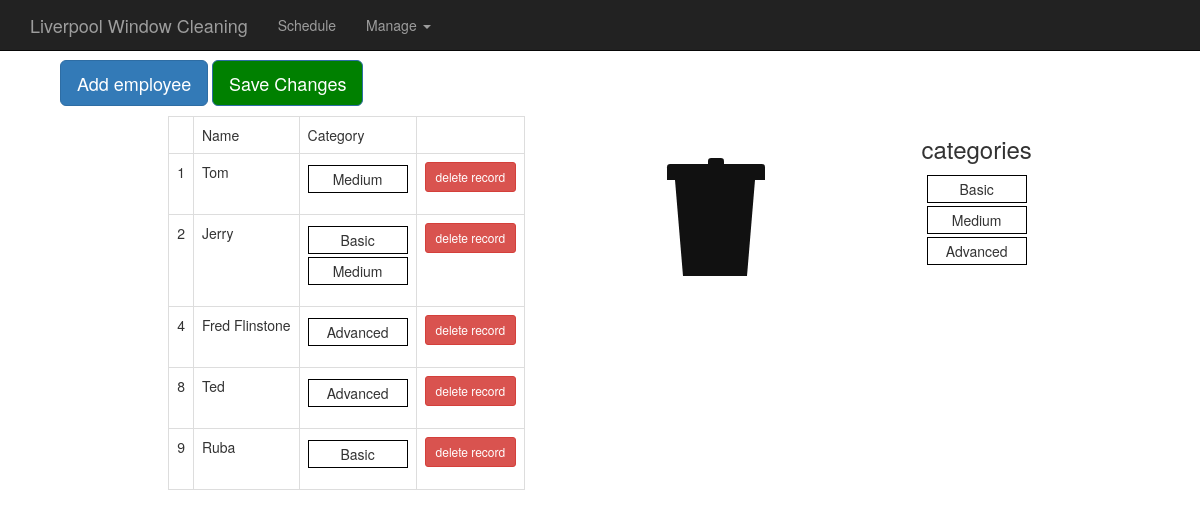
/employees, run on an earlier commit of the app's database.
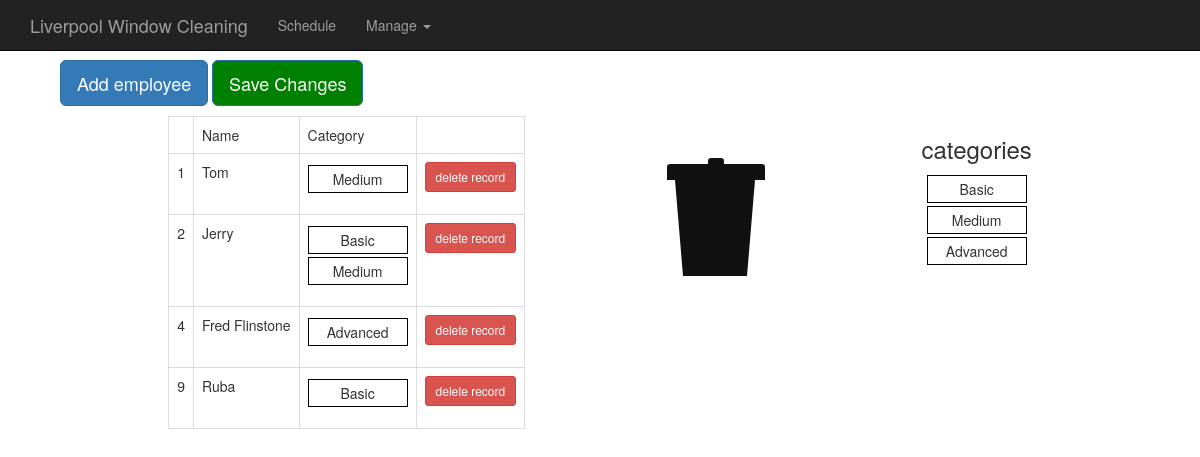
And on a later commit of the database.
### daily/models.py (models this page shows, shortened)
class Employee(models.Model):
  name = models.CharField(max_length=100)
  category = models.ManyToManyField(Category)

class Category(models.Model):
  name = models.CharField(max_length=100)

### daily/views.py (the view)
# urls.py: url(r'^employees', views.manage_employees, name="employees"),
def manage_employees(request):
  employees = Employee.objects.all()
  categories = Category.objects.all()
  context = {'employees': employees, 'cats': categories}
  return render(request, 'daily/employees.html', context)

### daily/templates/daily/employees.html (shortened to what this page needs)
{% extends 'daily/base.html' %}
{% load static %}
{% block content %}
        <div id="form-fields">
          <button type="button" class="btn btn-primary btn-lg"
            id="new-emp-button" onclick="addEmployee()">Add employee</button>
          <button type="button" class="btn btn-primary btn-lg"
            id="save-button" onclick="updateEmployees()">Save Changes</button>
        </div>
        <div class="h-box">
          <table class="table table-bordered" id="daily-table">
            <tbody>
              <tr>
                <td> </td>
                <td>Name</td>
                <td>Category</td>
                <td></td>
              </tr>
              {% for emp in employees.all %}
              <tr class="emp" id={{ emp.id }}>
                <td>{{ emp.id }}</td>
                <td class="emp-name-td">{{ emp.name }}</td>
                <td>
                  <ol class='sortable_with_drop cat_list'>
                    {% for cat in emp.category.all %}
                    <li class="flex-li cat">{{ cat.name }}</li>
                      {% endfor %}
                  </ol>
                </td>
                <td>
                  <button type="button" class="btn btn-sm btn-danger
                    delete">delete record</button>
                </td>
              </tr>
              {% endfor %}
            </tbody>
          </table>
          <ol class='trash category_trash'>
            <li>
                <div class="lid"></div>
                <div class="lidcap"></div>
                <div class="bin"></div>
                </li>
              </ol>
          <div class="v-box" id="sources">
            <div class="cats-list">
            <h3>categories</h3>
            <ol class='sortable_with_no_drop' id="cats-source">
              {% for cat in cats.all %}
              <li class="flex-li category">{{ cat.name }}</li>
              {% endfor %}
            </ol>
          </div>
          </div>
        </div>
      </body>
      {% endblock %}

What changed in the data, as far as the page shows it:
removed Employee: id "8", name "Ted", Category (name "Advanced")
